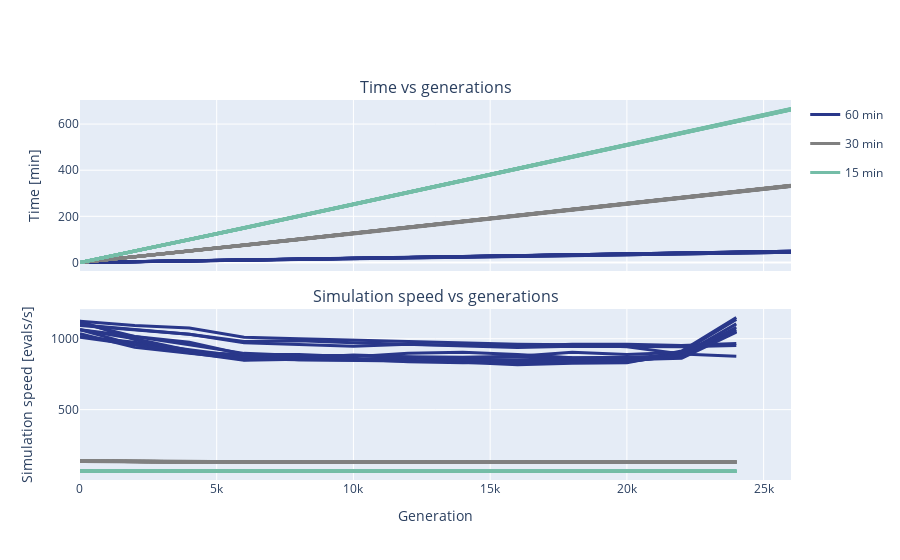

Source (notebook cell):
### Code cell
rehab_60min = load_experiment_results(os.path.join(folder_path, 'data',
                        'bemeopt__nsga2__anytown_rehab_f1__exp04', 'output', 'bemeopt__nsga2__anytown_rehab_f1__exp04__exp.json') )

rehab_30min = load_experiment_results(os.path.join(folder_path,'data',
                        'bemeopt__nsga2__anytown_rehab_f1__exp06', 'output','bemeopt__nsga2__anytown_rehab_f1__exp06__exp.json') )

rehab_15min = load_experiment_results(os.path.join(folder_path,'data',
                        'bemeopt__nsga2__anytown_rehab_f1__exp07', 'output','bemeopt__nsga2__anytown_rehab_f1__exp07__exp.json') )


# times vs generation
fig = make_subplots(rows=2, cols=1, shared_xaxes=True, vertical_spacing=0.1, subplot_titles=('Time vs generations', 'Simulation speed vs generations'))
_names = ["60 min", "30 min", "15 min"]
for e, exp in enumerate([rehab_60min, rehab_30min, rehab_15min]):
    t_finals = []
    fr_all = []
    fr_all_avg = 0
    fr_all_std = 0
    for i, island in enumerate(exp['archipelago']['islands']):
        fevals = np.array([generation['fitness-evaluations'] for generation in island['generations']])
        times = np.array([datetime.strptime(generation['current-time'], "%a %b %d %H:%M:%S %Y") for generation in island['generations']])
        times = [(t-times[0]).total_seconds() for t in times]
        if i == 0:
            _showleg = True
        else:
            _showleg = False
        fig.add_trace(go.Scatter(x=fevals/100, y=[t/60 for t in times], mode='lines', line=dict(color=_colors[e], width=3), showlegend=_showleg, name=_names[e], legendgroup=_names[e]), row=1, col=1)
        fig.add_trace(go.Scatter(x=fevals[:-1]/100, y=[(fevals[j+1]-fevals[j])/((times[j+1]-times[j])) for j in range(len(times)-1)], mode='lines', line=dict(color=_colors[e], width=3), showlegend=False, name=_names[e], legendgroup=_names[e]), row=2, col=1)
        
        t_finals.append(times[-1])
        fr_all.extend([(fevals[j+1]-fevals[j])/((times[j+1]-times[j])) for j in range(len(times)-1)])
    
    print(f"Total time for the experiment on {_names[e]}: {np.mean(t_finals)/60:.2f} +- {np.std(t_finals)/60:.2f} min")
    print(f"Simulation speed for the experiment on {_names[e]}: {np.mean(fr_all):.2f} +- {np.std(fr_all):.2f} EPS/s")

fig.update_xaxes(title_text='Generation', row=2, col=1)
fig.update_yaxes(title_text='Time [min]', row=1, col=1)
fig.update_yaxes(title_text='Simulation speed [evals/s]', row=2, col=1)
fig.show()
